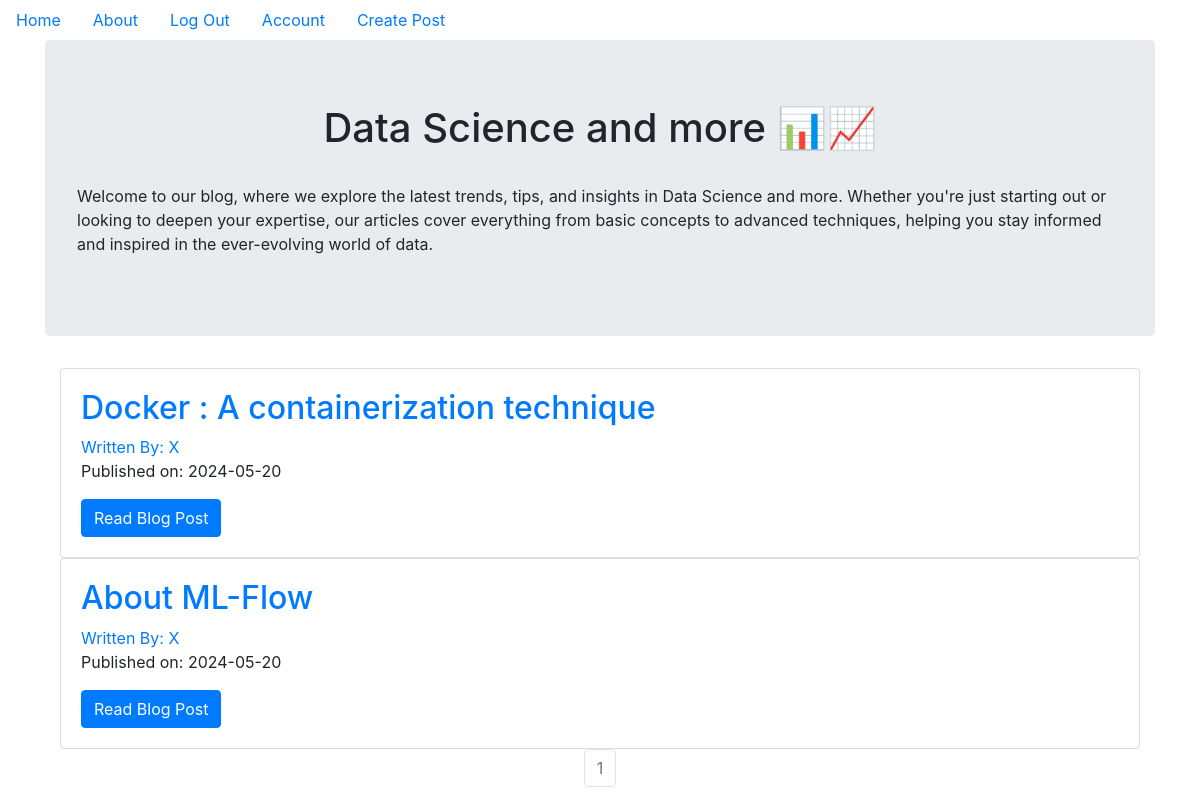
The page / (signed in) on the database its author committed.
### puppycompanyblog/models.py (models this page shows, shortened)
class BlogPost(db.Model):
    users = db.relationship(User)
    id = db.Column(db.Integer,primary_key=True)
    user_id = db.Column(db.Integer,db.ForeignKey('users.id'),nullable=False)
    date = db.Column(db.DateTime,nullable=False,default=datetime.utcnow)
    title = db.Column(db.String(140),nullable=False)
    text = db.Column(db.Text,nullable=False)

class User(db.Model,UserMixin):
    __tablename__ = 'users'
    id = db.Column(db.Integer,primary_key=True)
    profile_image = db.Column(db.String(64),nullable=False,default='default_profile.png')
    email = db.Column(db.String(64),unique=True,index=True)
    username = db.Column(db.String(64),unique=True,index=True)
    password_hash = db.Column(db.String(128))
    posts = db.relationship('BlogPost',backref='author',lazy=True)

### puppycompanyblog/core/views.py (the view)
@core.route('/')
def index():
    page=request.args.get('page',1,type=int)
    blog_posts=BlogPost.query.order_by(BlogPost.date.desc()).paginate(page=page,per_page=5)
    return render_template('index.html',blog_posts=blog_posts)

### puppycompanyblog/models.py (called while the page is built)
@login_manager.user_loader
def load_user(user_id):
    return User.query.get(user_id)

### puppycompanyblog/templates/index.html
{% extends "base.html" %}
{% block content %}
<div class="jumbotron">
<center>
<h1>Data Science and more 📊📈</h1>
</center>
<br>
<p>Welcome to our blog, where we explore the latest trends, tips, and insights in Data Science and more. Whether you're just starting out or looking to deepen your expertise, our articles cover everything from basic concepts to advanced techniques, helping you stay informed and inspired in the ever-evolving world of data.</p>
</div>
<div class="container">
    {% for post in blog_posts.items %}
        <div class="card">
        <div class="card-body">
        <h2><a class='card-title' href="{{url_for('blog_posts.blog_post',blog_post_id=post.id)}}">{{post.title}}</a></h2>
        <a href="{{url_for('users.user_posts',username=post.author.username)}}">Written By: {{post.author.username}}</a>
        <p>Published on: {{post.date.strftime('%Y-%m-%d')}}</p>
        <a class='btn btn-primary' href="{{url_for('blog_posts.blog_post',blog_post_id=post.id)}}">Read Blog Post</a>
        </div>
        </div>
    {% endfor %}
</div>
<nav aria-label='Page Navigation example'>
<ul class="pagination justify-content-center">
    {% for page_num in blog_posts.iter_pages(left_edge=1, right_edge=1, left_current=1, right_current=2) %}
        {% if blog_posts.page==page_num %}
            <li class='page-item disabled'>
            <a class='page-link' href="{{url_for('core.index',page=page_num)}}">  {{page_num}} </a>
            </li>
        {% else %}
        <li class='page-item'>
            <a class='page-link' href="{{url_for('core.index',page=page_num)}}">  {{page_num}} </a>
            </li>
        {% endif %}
    {% endfor %}
</ul>
</nav>
{% endblock %}

### rows shown on the page
BlogPost: title "Docker : A containerization technique", author.username "X", date "2024-05-20"
BlogPost: title "About ML-Flow", author.username "X", date "2024-05-20"

### other values the page prints
{{ page_num }} "1"
